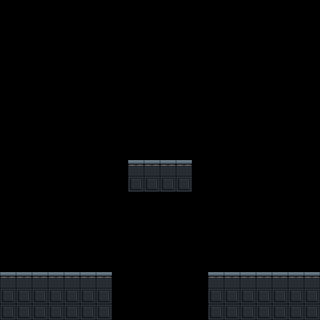

A level layout from a 2D game, rendered from its tile map. Below: a short description, then the map file with its tile-grid data intact:
An orthogonal 20x20 tile map with 16x16 px tiles, 1 tile layer (wg-tiles) and 3 objects (entry_left, exit_right, gap_deadzone).

<map version="1.10" tiledversion="1.11.2" orientation="orthogonal" renderorder="right-down" width="20" height="20" tilewidth="16" tileheight="16" infinite="0" nextlayerid="5" nextobjectid="10">
 <properties>
  <property name="biome" value="cyberpunk" />
  <property name="chunk_id" value="traversal_03" />
  <property name="difficulty" type="int" value="1" />
  <property name="max_enemies" type="int" value="0" />
  <property name="min_enemies" type="int" value="0" />
  <property name="tags" value="traversal" />
 </properties>
 <tileset firstgid="1" source="../levels/tilesets/cyberpunk-tiles.tsx" />
 <layer id="1" name="wg-tiles" width="20" height="20">
  <properties>
   <property name="render" type="bool" value="true" />
  </properties>
  <data encoding="csv">
0,0,0,0,0,0,0,0,0,0,0,0,0,0,0,0,0,0,0,0,
0,0,0,0,0,0,0,0,0,0,0,0,0,0,0,0,0,0,0,0,
0,0,0,0,0,0,0,0,0,0,0,0,0,0,0,0,0,0,0,0,
0,0,0,0,0,0,0,0,0,0,0,0,0,0,0,0,0,0,0,0,
0,0,0,0,0,0,0,0,0,0,0,0,0,0,0,0,0,0,0,0,
0,0,0,0,0,0,0,0,0,0,0,0,0,0,0,0,0,0,0,0,
0,0,0,0,0,0,0,0,0,0,0,0,0,0,0,0,0,0,0,0,
0,0,0,0,0,0,0,0,0,0,0,0,0,0,0,0,0,0,0,0,
0,0,0,0,0,0,0,0,0,0,0,0,0,0,0,0,0,0,0,0,
0,0,0,0,0,0,0,0,0,0,0,0,0,0,0,0,0,0,0,0,
0,0,0,0,0,0,0,0,16,16,16,16,0,0,0,0,0,0,0,0,
0,0,0,0,0,0,0,0,28,28,28,28,0,0,0,0,0,0,0,0,
0,0,0,0,0,0,0,0,0,0,0,0,0,0,0,0,0,0,0,0,
0,0,0,0,0,0,0,0,0,0,0,0,0,0,0,0,0,0,0,0,
0,0,0,0,0,0,0,0,0,0,0,0,0,0,0,0,0,0,0,0,
0,0,0,0,0,0,0,0,0,0,0,0,0,0,0,0,0,0,0,0,
0,0,0,0,0,0,0,0,0,0,0,0,0,0,0,0,0,0,0,0,
16,16,16,16,16,16,16,0,0,0,0,0,0,16,16,16,16,16,16,16,
28,28,28,28,28,28,28,0,0,0,0,0,0,28,28,28,28,28,28,28,
28,28,28,28,28,28,28,0,0,0,0,0,0,28,28,28,28,28,28,28
</data>
 </layer>
 <objectgroup id="2" name="Connections">
  <object id="1" name="entry_left" x="0" y="224" width="48" height="48">
   <properties>
    <property name="edge" value="left" />
    <property name="slot" type="int" value="0" />
   </properties>
  </object>
  <object id="2" name="exit_right" x="272" y="0.406534" width="48" height="271.593">
   <properties>
    <property name="edge" value="right" />
    <property name="slot" type="int" value="0" />
   </properties>
  </object>
 </objectgroup>
 <objectgroup id="4" name="DeadZones">
  <object id="8" name="gap_deadzone" x="112" y="303.414" width="96" height="16.586">
   <properties>
    <property name="hazard_type" value="deadzone" />
   </properties>
  </object>
 </objectgroup>
</map>
